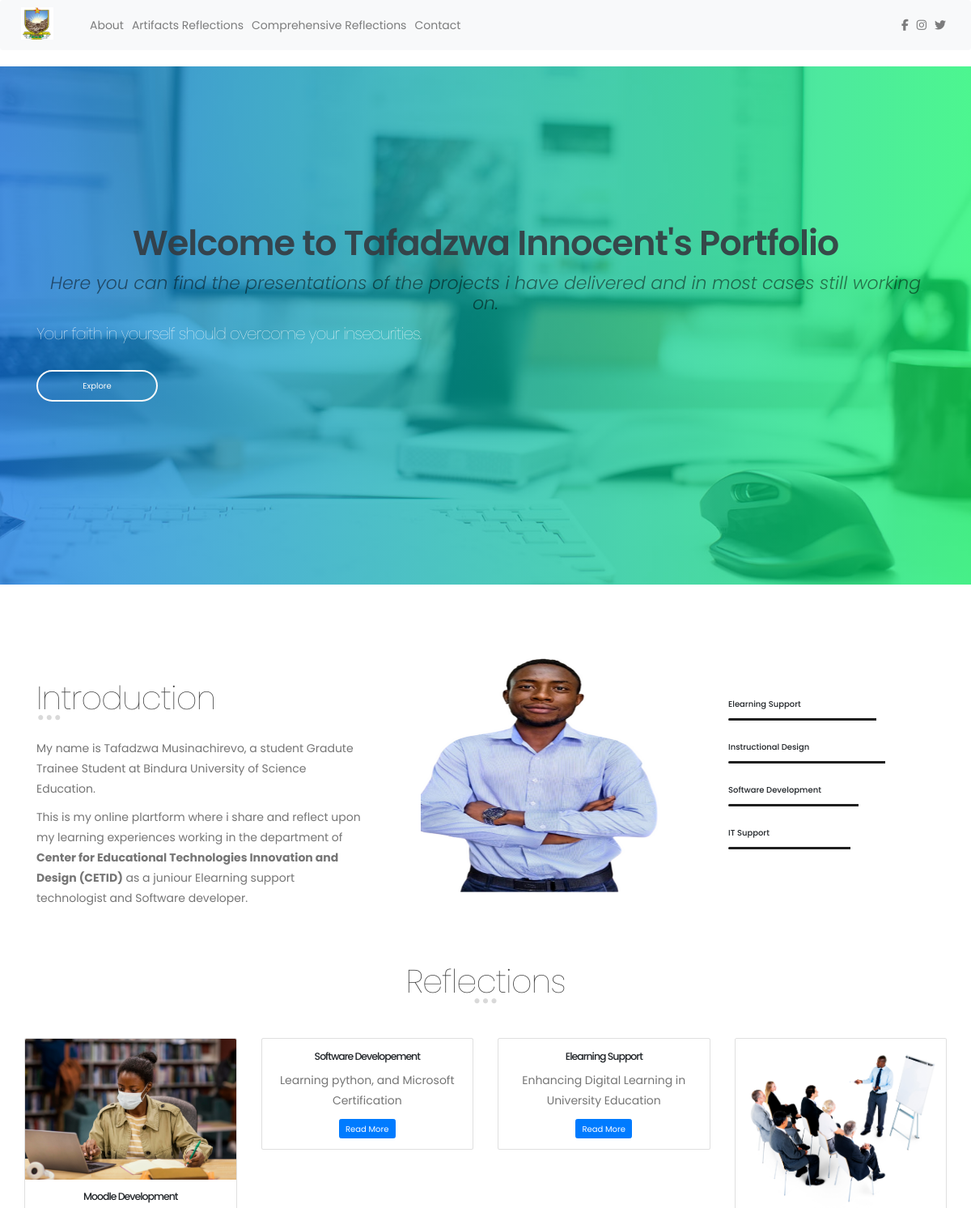
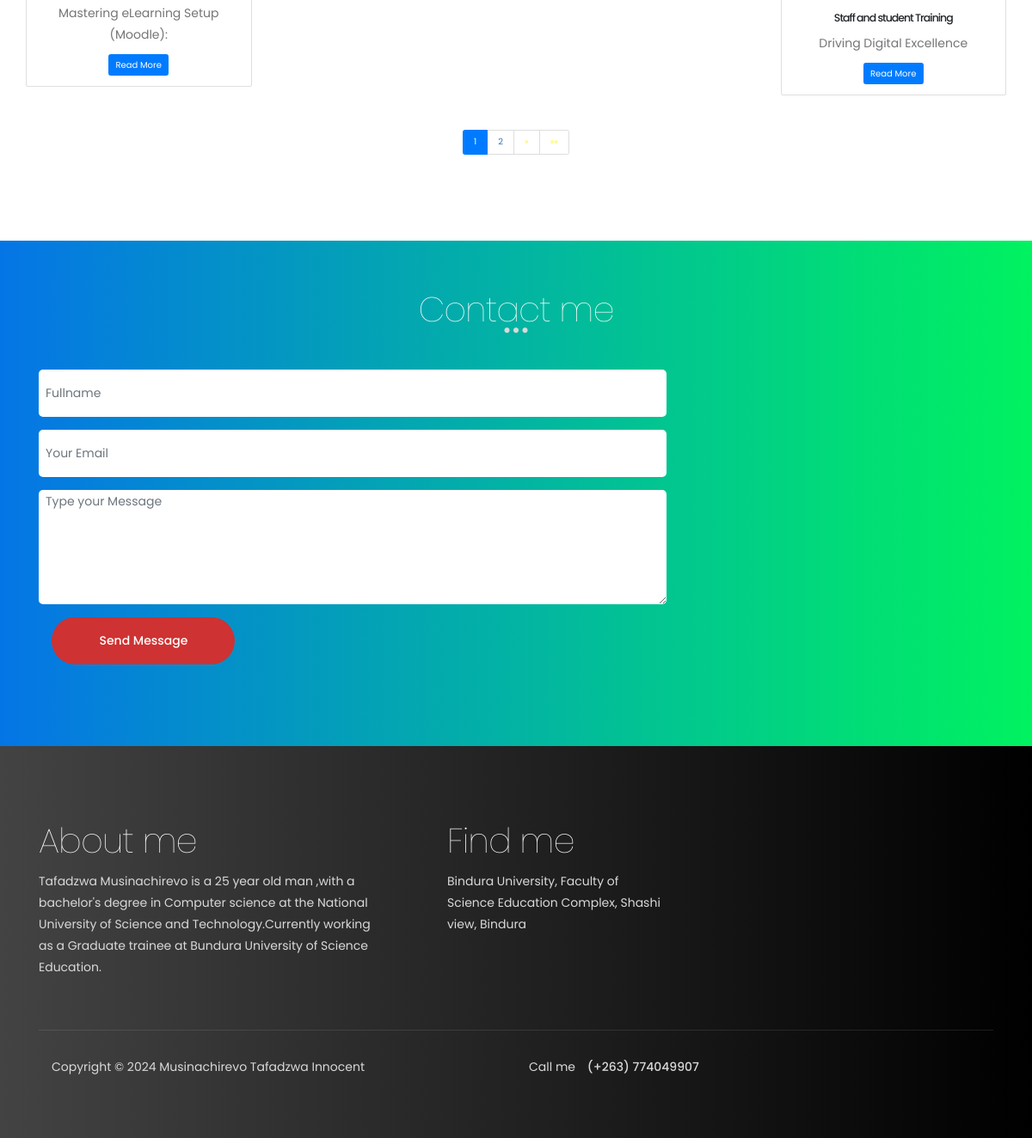
The page / on the database its author committed (2 pictures, top to bottom).
### portfo/models.py (models this page shows, shortened)
class ArtifactReflection(models.Model):
    heading = models.CharField(max_length=200)
    description = models.TextField()
    infor = models.CharField(max_length=200)
    welcome  = models.TextField()
    image = models.ImageField(upload_to='artifact_images/')
    article_content = models.TextField()  # Field for detailed article content
    additional_image = models.ImageField(upload_to='artifacts/', blank=True, null=True)  # Optional additional image
    article_content2 = models.TextField()
    video_url = models.URLField(blank=True, null=True)
    second = models.CharField(max_length=255)
    intro = models.CharField(max_length=255)

### portfo/views.py (the view)
# urls.py: path('',views.index,name='index'),
def index(request):
     artifacts = ArtifactReflection.objects.all()
     paginator = Paginator(artifacts, 4)
     page_number = request.GET.get('page')
     artifacts = paginator.get_page(page_number)
     return render(request,'index.html',{'artifacts': artifacts})

### templates/index.html (shortened to what this page needs)
{% load static %}
<!doctype html>
<html lang="en">
  <head>
    <link rel="stylesheet" href="{% static 'assets/css/bootstrap.min.css'%}">
    <link rel="stylesheet" href="https://cdn.jsdelivr.net/npm/bootstrap@4.1.3/dist/css/bootstrap.min.css">
    <link rel="stylesheet" href="https://cdnjs.cloudflare.com/ajax/libs/font-awesome/6.6.0/css/all.min.css" />
    <link rel="stylesheet" href="{% static 'assets/css/templatemo-style.css' %}">
  </head>
  <body>
    <nav class="navbar navbar-expand-lg navbar-light bg-light">
        <a class="navbar-brand" href="#">
            <img  src="{% static 'assets/img/logo.jpg'%}" alt="Logo" style="width: 40px;">
        </a>
        <div class="collapse navbar-collapse" id="navbarNav">
            <ul class="navbar-nav mr-auto">
                <li class="nav-item">
                    <a class="nav-link" href="#about">About</a>
                </li>
                <li class="nav-item">
                    <a class="nav-link" href="#artifacts-reflections">Artifacts Reflections</a>
                </li>
                <li class="nav-item">
                    <a class="nav-link" href="{% url 'comp' %}">Comprehensive Reflections</a>
                </li>
                <li class="nav-item">
                    <a class="nav-link" href="#contact">Contact</a>
                </li>
            </ul>
            <ul class="navbar-nav">
                <li class="nav-item">
                    <a class="nav-link" href="https://www.facebook.com" target="_blank">
                        <i class="fab fa-facebook-f"></i>
                    </a>
                </li>
                <li class="nav-item">
                    <a class="nav-link" href="https://www.instagram.com" target="_blank">
                        <i class="fab fa-instagram"></i>
                    </a>
                </li>
                <li class="nav-item">
                    <a class="nav-link" href="https://www.twitter.com" target="_blank">
                        <i class="fab fa-twitter"></i>
                    </a>
                </li>
            </ul>
        </div>
    </nav>
    <section id="home" data-stellar-background-ratio="0.5">
        <div class="overlay"></div>
        <div class="container">
             <div class="welcome my-0">
             <h2 class="text-dark"style= "opacity:0.9;">Welcome to Tafadzwa Innocent's Portfolio</h2>
             <p style= "opacity:0.5;">Here you can find the presentations of the projects i have delivered and in most cases still working on.</p>
             </div>
             <div class="row">
                  <div class="col-md-6 col-sm-12">
                       <div class="home-info">
                            <h1>Your faith in yourself should overcome your insecurities.</h1>
                            <a href="#about" class="btn section-btn btn-outline-primary smoothScroll"style="width: 150px; padding: 10px 20px;">Explore</a>
                       </div>
                  </div>
                  <div class="col-md-6 col-sm-12" id="containter">
                  </div>
             </div>
        </div>
   </section>
   <section id="about" data-stellar-background-ratio="0.5">
    <div class="container py-0">
         <div class="row">
              <div class="col-md-5 col-sm-6">
                   <div class="about-info">
                        <div class="section-title">
                             <h2>Introduction</h2>
                             <span class="line-bar">...</span>
                        </div>
                        <p>My name is Tafadzwa Musinachirevo, a student Gradute Trainee Student at Bindura University of Science Education.</p>
                        <p>This is my online plartform where i share and reflect upon my learning experiences working in the department of <b>Center for Educational Technologies Innovation and Design (CETID)</b> as a juniour Elearning support technologist and Software developer. </p>
                   </div>
              </div>
              <div class="col-md-4 col-sm-12">
                   <div class="about-image">
                        <img src="{% static 'assets/images/Untitled design.png'%}" class="img-responsive" alt="">
                   </div>
              </div>
              <div class="col-md-3 col-sm-6">
                   <div class="about-info skill-thumb">
                        <strong>Elearning Support</strong>
                                  <div class="progress">
                                       <div class="progress-bar progress-bar-primary" role="progressbar" aria-valuenow="85" aria-valuemin="0" aria-valuemax="100" style="width: 85%;"></div>
                                  </div>
                        <strong>Instructional Design</strong>
                                  <div class="progress">
                                       <div class="progress-bar progress-bar-primary" role="progressbar" aria-valuenow="90" aria-valuemin="0" aria-valuemax="100" style="width: 90%;"></div>
                                  </div>
                        <strong>Software Development</strong>
                                  <div class="progress">
                                       <div class="progress-bar progress-bar-primary" role="progressbar" aria-valuenow="75" aria-valuemin="0" aria-valuemax="100" style="width: 75%;"></div>
                                  </div>
                        <strong>IT Support </strong>
                                  <div class="progress">
                                       <div class="progress-bar progress-bar-primary" role="progressbar" aria-valuenow="70" aria-valuemin="0" aria-valuemax="100" style="width: 70%;"></div>
                         </div>
                   </div>
              </div>
         </div>
    </div>
</section>
<section id="artifacts-reflections" data-stellar-background-ratio="0.5">
    <div class="container">
         <div class="row">
              <div class="col-md-12 col-sm-12">
                   <div class="section-title">
                        <h2>Reflections</h2>
                        <span class="line-bar">...</span>
                   </div>
              </div>
              <div class="row">
               {% for artifact in artifacts %}
               <div class="col-lg-3 col-md-4 col-sm-6">
                   <div class="card ">
                       <img src="{{ artifact.image.url }}" class="card-img-top" alt="{{ artifact.title }}">
                       <div class="card-body" >
                           <h5 class="card-title"><strong>{{ artifact.heading }}</strong></h5>
                           <p class="card-text">{{ artifact.description }}</p>
                           <a href="{% url 'artifact_detail' artifact.id %}" class="btn btn-primary">Read More</a>
                       </div>
                   </div>
               </div>
               {% endfor %}
           </div>
         </div>
    </div>
    <nav aria-label="Page navigation">
     <ul class="pagination justify-content-center">
         {% for num in artifacts.paginator.page_range %}
         <li class="page-item {% if artifacts.number == num %}active{% endif %}">
             <a class="page-link" href="?page={{ num }}">{{ num }}</a>
         </li>
         {% endfor %}
         {% if artifacts.has_next %}
         <li class="page-item">
             <a class="page-link" href="?page={{ artifacts.next_page_number }}" aria-label="Next">
                 <span aria-hidden="true">&raquo;</span>
             </a>
         </li>
         <li class="page-item">
             <a class="page-link" href="?page={{ artifacts.paginator.num_pages }}" aria-label="Last">
                 <span aria-hidden="true">&raquo;&raquo;</span>
             </a>
         </li>
         {% endif %}
     </ul>
 </nav>
</section>
<section id="contact" data-stellar-background-ratio="0.5">
    <div class="container">
         <div class="row">
              <div class="col-md-12 col-sm-12">
                   <div class="section-title">
                        <h2>Contact me</h2>
                        <span class="line-bar">...</span>
                   </div>
              </div>
              <div class="col-md-8 col-sm-8">
                   <form id="contact-form" role="form" action="https://api.web3forms.com/submit" method="POST">
                    <input type="text" class="form-control" placeholder="Fullname" name="name" required>
                    <input type="email" class="form-control" placeholder="Your Email" name="email" required>
                    <textarea name="message" class="form-control" rows="6" placeholder="Type your Message" required></textarea>
                    <div class="col-md-4 col-sm-12">
                         <input type="submit" class="form-control" name="submit" value="Send Message">
                    </div>
                   </form>
              </div>
 <div class="col-md-4 col-sm-4">
     <div class="google-map">
<iframe src="https://www.google.com/maps/embed?pb=!1m18!1m12!1m3!1d51256.55160202197!2d31.323486251360404!3d-17.28338688420882!2m3!1f0!2f0!3f0!3m2!1i1024!2i768!4f13.1!3m3!1m2!1s0x19303943ad8b10b7%3A0x5fb3978df410bd!2sBindura%20University%20of%20Science%20Education%20(Main%20Campus)!5e0!3m2!1sen!2szw!4v1705303284130!5m2!1sen!2szw" width="600" height="450" style="border:0;" allowfullscreen="" loading="lazy"></iframe>
           </div>
     </div>
         </div>
    </div>
</section>
<footer data-stellar-background-ratio="0.5">
    <div class="container">
         <div class="row">
           <div class="col-md-5 col-sm-12">
               <div class="footer-thumb footer-info">
                <h2>About me</h2>
                <p>Tafadzwa Musinachirevo is a 25 year old man ,with a bachelor's degree in  Computer science at the National University of Science and Technology.Currently working as a Graduate trainee at Bundura University of Science Education.</p>
               </div>
          </div>
           <div class="col-md-3 col-sm-4">
                <div class="footer-thumb">
                    <h2>Find me</h2>
                     <p>Bindura University, Faculty of Science Education Complex, Shashi view,  Bindura</p>
           </div>
          </div>
          <div class="col-md-12 col-sm-12">
           <div class="footer-bottom">
               <div class="col-md-6 col-sm-5">
                    <div class="copyright-text">
                           <p>Copyright &copy; 2024 Musinachirevo Tafadzwa Innocent</p>
                             </div>
                        </div>
                        <div class="col-md-6 col-sm-7">
                             <div class="phone-contact">
                                  <p>Call me <span>(+263) 774049907</span></p>
                             </div>
                        </div>
                   </div>
              </div>
         </div>
    </div>
</footer>
  </body>
</html>

### static/assets/css/templatemo-style.css (style rules this page uses)
body { background: #ffffff; font-family: 'Poppins', sans-serif; overflow-x: hidden; }
h1,h2,h3,h4,h5,h6 { font-weight: 150; line-height: inherit; letter-spacing: -1px; }
h1 { color: #292929; font-size: 2em; margin-bottom: 30px; }
h2 { color: #393939; font-size: 40px; }
p { color: #757575; font-size: 14px; font-weight: normal; line-height: 25px; }
strong { font-weight: 500; }
* { -webkit-box-sizing: border-box; -moz-box-sizing: border-box; box-sizing: border-box; }
*:before, *:after { -webkit-box-sizing: border-box; -moz-box-sizing: border-box; box-sizing: border-box; }
a { color: #252525; font-weight: normal; -webkit-transition: 0.5s; transition: 0.5s; text-decoration: none !important; }
.section-title { margin-bottom: 60px; }
.section-title h2 { margin-top: 0; margin-bottom: 10px; line-height: 0; }
.section-title .line-bar { color: #d9d9d9; display: block; font-size: 5em; line-height: 0; }
.section-btn { background: #ce3232; border: 0; border-radius: 100px; color: #ffffff; cursor: pointer; font-size: inherit; font-weight: normal; padding: 15px 30px; -webkit-transition: 0.5s; transition: 0.5s; }
.overlay { background: #00F260; background: -webkit-linear-gradient(to right, #0575E6, #00F260); background: linear-gradient(to right, #0575E6, #00F260); opacity: 0.7; position: absolute; width: 100%; height: 100%; top: 0; right: 0; left: 0; }
section { padding-top: 80px; padding-bottom: 80px; text-align: center; }
.nav-item a { font-size: 1.4rem !important; }
#containter { color: #fff; display: flex; align-items: center; justify-content: center; }
span { color: #fff727; }
#home { background: url('../images/home-bg.jpg') no-repeat center center; background-size: cover; vertical-align: middle; display: -webkit-box; display: -webkit-flex; display: -ms-flexbox; display: flex; -webkit-box-align: center; -webkit-align-items: center; -ms-flex-align: center; align-items: center; min-height: 80vh; position: relative; overflow: hidden; padding-top: 2em; text-align: left; }
#home h1 { color: #ffffff; }
.home-info .section-btn { background: transparent; border: 2px solid #f9f9f9; color: #f9f9f9; }
.welcome h2 { color:whitesmoke; z-index: 3; font-size: 4.3rem; font-weight: 600; text-align: center; margin-top: 20px; }
.welcome p { color:black; z-index: 3; font-size: 2.2rem; text-align: center; font-weight: 300; font-style: italic; }
#about { text-align: left; padding-bottom: 0; }
#about .about-info:first-child { margin-right: 40px; }
.about-info .section-title { margin: 40px 0 40px 0; }
.about-info { margin-top: 60px; }
.skill-thumb strong { display: inline-block; margin-bottom: 10px; }
.skill-thumb .progress { background: #ffffff; border-radius: 5px; box-shadow: none; height: 3px; margin-bottom: 25px; }
.skill-thumb .progress-bar { background: #1f1f1f; box-shadow: none; }
.img-responsive { width: 300px; height: 300px; }
#contact { background: #00F260; background: -webkit-linear-gradient(to right, #0575E6, #00F260); background: linear-gradient(to right, #0575E6, #00F260); }
#contact .section-title h2 { color: #ffffff; }
.google-map { border-radius: 100%; width: 300px; height: 300px; overflow: hidden; margin: 0 auto; }
.google-map iframe { border: 0; width: 300px; height: 300px; }
#contact .form-control { border: 0; border-radius: 5px; box-shadow: none; color: rgba(20,20,20,0.5); font-size: 14px; font-weight: normal; margin-bottom: 15px; padding-left: 8px; }
#contact input, #contact select { height: 55px; }
#contact input[type='submit'] { background: #ce3232; border-radius: 100px; color: #ffffff; font-weight: 500; }
footer { background: #000000; background: -webkit-linear-gradient(to right, #434343, #000000); background: linear-gradient(to right, #434343, #000000); position: relative; padding-top: 80px; padding-bottom: 60px; }
footer h2 { color: #ffffff; }
footer p, footer span, .footer-link li a { color: #d9d9d9; }
.copyright-text p, .footer-bottom .phone-contact p { font-size: 14px; }
.footer-info p { margin-right: 4em; }
.footer-bottom { border-top: 1px solid rgba(255,255,255,0.1); margin-top: 5em; padding-top: 3em; }
.footer-bottom .phone-contact, .footer-bottom .social-icon { display: inline-block; vertical-align: top; }
.footer-bottom .phone-contact { margin-right: 40px; }
.footer-bottom .phone-contact span { font-weight: 500; display: inline-block; margin-left: 10px; }
.card { margin-bottom: 20px; }
.card img { height: auto; width: 100%; }

### rows shown on the page
ArtifactReflection: image (picture), heading "Moodle Development", description "Mastering eLearning Setup (Moodle):"
ArtifactReflection: heading "Software Developement", description "Learning python, and Microsoft Certification"
ArtifactReflection: heading "Elearning Support", description "Enhancing Digital Learning in University Education"
ArtifactReflection: image (picture), heading "Staff and student Training", description "Driving Digital Excellence"

### other values the page prints
{{ num }} "1" "2"
